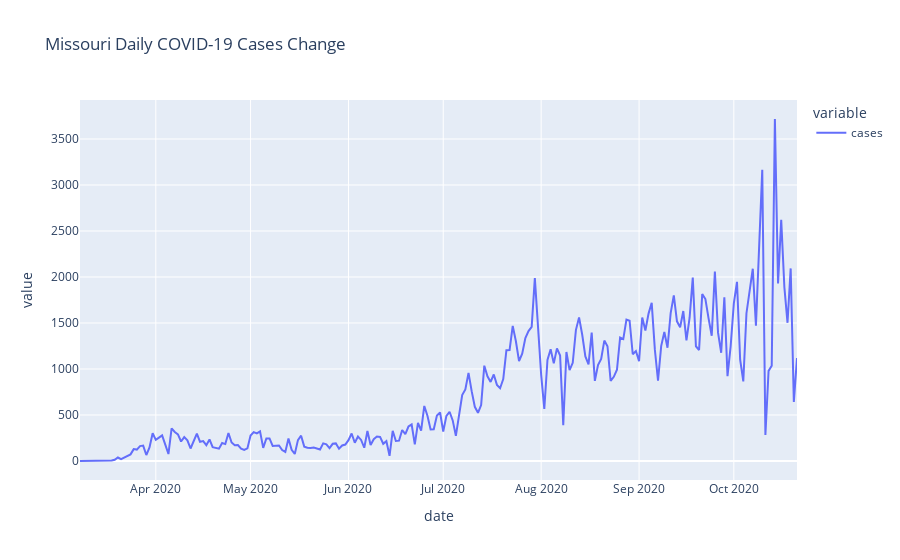

Here is the notebook cell this chart was saved with:
### Code cell
plot_hmm_px(
    state='Missouri', 
    metric='cases', 
    dates_of_interest=['2020-09-10','2020-09-20'], 
    hmm_plot=True,
    n_components=3,
    fig_type = 'Absolute Daily Change'
)

### Figure 1 — Plotly figure (JSON) as saved in the notebook; plotly's stock layout.template omitted (floating-point values rounded to 4 significant figures; data arrays with more than 128 entries replaced by an {"elided": "..."} marker saying what was removed)
{"data": [{"hovertemplate": "variable=cases<br>date=%{x}<br>value=%{y}<extra></extra>", "legendgroup": "cases", "line": {"color": "#636efa", "dash": "solid"}, "mode": "lines", "name": "cases", "orientation": "v", "showlegend": true, "type": "scatter", "x": {"elided": "228 str values"}, "xaxis": "x", "y": {"elided": "228 int values"}, "yaxis": "y"}], "layout": {"autosize": true, "legend": {"title": {"text": "variable"}, "tracegroupgap": 0}, "title": {"text": "Missouri Daily COVID-19 Cases Change"}, "xaxis": {"anchor": "y", "autorange": true, "domain": [0, 1], "range": ["2020-03-08", "2020-10-21"], "title": {"text": "date"}, "type": "date"}, "yaxis": {"anchor": "x", "autorange": true, "domain": [0, 1], "range": [-206.5, 3924.0], "title": {"text": "value"}, "type": "linear"}}}
